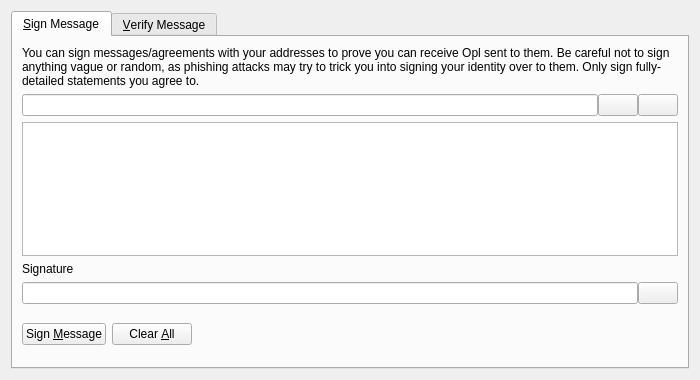
<?xml version="1.0" encoding="UTF-8"?>
<ui version="4.0">
 <class>SignVerifyMessageDialog</class>
 <widget class="QDialog" name="SignVerifyMessageDialog">
  <property name="geometry">
   <rect>
    <x>0</x>
    <y>0</y>
    <width>700</width>
    <height>380</height>
   </rect>
  </property>
  <property name="windowTitle">
   <string>Signatures - Sign / Verify a Message</string>
  </property>
  <property name="modal">
   <bool>true</bool>
  </property>
  <layout class="QVBoxLayout" name="verticalLayout">
   <item>
    <widget class="QTabWidget" name="tabWidget">
     <property name="currentIndex">
      <number>0</number>
     </property>
     <widget class="QWidget" name="tabSignMessage">
      <attribute name="title">
       <string>&amp;Sign Message</string>
      </attribute>
      <layout class="QVBoxLayout" name="verticalLayout_SM">
       <item>
        <widget class="QLabel" name="infoLabel_SM">
         <property name="text">
          <string>You can sign messages/agreements with your addresses to prove you can receive Opl sent to them. Be careful not to sign anything vague or random, as phishing attacks may try to trick you into signing your identity over to them. Only sign fully-detailed statements you agree to.</string>
         </property>
         <property name="textFormat">
          <enum>Qt::PlainText</enum>
         </property>
         <property name="wordWrap">
          <bool>true</bool>
         </property>
        </widget>
       </item>
       <item>
        <layout class="QHBoxLayout" name="horizontalLayout_1_SM">
         <property name="spacing">
          <number>0</number>
         </property>
         <item>
          <widget class="QValidatedLineEdit" name="addressIn_SM">
           <property name="toolTip">
            <string>The Opl address to sign the message with</string>
           </property>
          </widget>
         </item>
         <item>
          <widget class="QPushButton" name="addressBookButton_SM">
           <property name="toolTip">
            <string>Choose previously used address</string>
           </property>
           <property name="text">
            <string/>
           </property>
           <property name="shortcut">
            <string>Alt+A</string>
           </property>
           <property name="autoDefault">
            <bool>false</bool>
           </property>
          </widget>
         </item>
         <item>
          <widget class="QPushButton" name="pasteButton_SM">
           <property name="toolTip">
            <string>Paste address from clipboard</string>
           </property>
           <property name="text">
            <string/>
           </property>
           <property name="shortcut">
            <string>Alt+P</string>
           </property>
           <property name="autoDefault">
            <bool>false</bool>
           </property>
          </widget>
         </item>
        </layout>
       </item>
       <item>
        <widget class="QPlainTextEdit" name="messageIn_SM">
         <property name="toolTip">
          <string>Enter the message you want to sign here</string>
         </property>
        </widget>
       </item>
       <item>
        <widget class="QLabel" name="signatureLabel_SM">
         <property name="text">
          <string>Signature</string>
         </property>
         <property name="textFormat">
          <enum>Qt::PlainText</enum>
         </property>
        </widget>
       </item>
       <item>
        <layout class="QHBoxLayout" name="horizontalLayout_2_SM">
         <property name="spacing">
          <number>0</number>
         </property>
         <item>
          <widget class="QLineEdit" name="signatureOut_SM">
           <property name="font">
            <font>
             <italic>true</italic>
            </font>
           </property>
           <property name="readOnly">
            <bool>true</bool>
           </property>
          </widget>
         </item>
         <item>
          <widget class="QPushButton" name="copySignatureButton_SM">
           <property name="toolTip">
            <string>Copy the current signature to the system clipboard</string>
           </property>
           <property name="text">
            <string/>
           </property>
           <property name="autoDefault">
            <bool>false</bool>
           </property>
          </widget>
         </item>
        </layout>
       </item>
       <item>
        <layout class="QHBoxLayout" name="horizontalLayout_3_SM">
         <item>
          <widget class="QPushButton" name="signMessageButton_SM">
           <property name="toolTip">
            <string>Sign the message to prove you own this Opl address</string>
           </property>
           <property name="text">
            <string>Sign &amp;Message</string>
           </property>
           <property name="autoDefault">
            <bool>false</bool>
           </property>
          </widget>
         </item>
         <item>
          <widget class="QPushButton" name="clearButton_SM">
           <property name="toolTip">
            <string>Reset all sign message fields</string>
           </property>
           <property name="text">
            <string>Clear &amp;All</string>
           </property>
           <property name="autoDefault">
            <bool>false</bool>
           </property>
          </widget>
         </item>
         <item>
          <spacer name="horizontalSpacer_1_SM">
           <property name="orientation">
            <enum>Qt::Horizontal</enum>
           </property>
           <property name="sizeHint" stdset="0">
            <size>
             <width>40</width>
             <height>48</height>
            </size>
           </property>
          </spacer>
         </item>
         <item>
          <widget class="QLabel" name="statusLabel_SM">
           <property name="font">
            <font>
             <weight>75</weight>
             <bold>true</bold>
            </font>
           </property>
           <property name="text">
            <string/>
           </property>
           <property name="wordWrap">
            <bool>true</bool>
           </property>
          </widget>
         </item>
         <item>
          <spacer name="horizontalSpacer_2_SM">
           <property name="orientation">
            <enum>Qt::Horizontal</enum>
           </property>
           <property name="sizeHint" stdset="0">
            <size>
             <width>40</width>
             <height>48</height>
            </size>
           </property>
          </spacer>
         </item>
        </layout>
       </item>
      </layout>
     </widget>
     <widget class="QWidget" name="tabVerifyMessage">
      <attribute name="title">
       <string>&amp;Verify Message</string>
      </attribute>
      <layout class="QVBoxLayout" name="verticalLayout_VM">
       <item>
        <widget class="QLabel" name="infoLabel_VM">
         <property name="text">
          <string>Enter the receiver's address, message (ensure you copy line breaks, spaces, tabs, etc. exactly) and signature below to verify the message. Be careful not to read more into the signature than what is in the signed message itself, to avoid being tricked by a man-in-the-middle attack. Note that this only proves the signing party receives with the address, it cannot prove sendership of any transaction!</string>
         </property>
         <property name="textFormat">
          <enum>Qt::PlainText</enum>
         </property>
         <property name="alignment">
          <set>Qt::AlignLeading|Qt::AlignLeft|Qt::AlignTop</set>
         </property>
         <property name="wordWrap">
          <bool>true</bool>
         </property>
        </widget>
       </item>
       <item>
        <layout class="QHBoxLayout" name="horizontalLayout_1_VM">
         <property name="spacing">
          <number>0</number>
         </property>
         <item>
          <widget class="QValidatedLineEdit" name="addressIn_VM">
           <property name="toolTip">
            <string>The Opl address the message was signed with</string>
           </property>
          </widget>
         </item>
         <item>
          <widget class="QPushButton" name="addressBookButton_VM">
           <property name="toolTip">
            <string>Choose previously used address</string>
           </property>
           <property name="text">
            <string/>
           </property>
           <property name="shortcut">
            <string>Alt+A</string>
           </property>
           <property name="autoDefault">
            <bool>false</bool>
           </property>
          </widget>
         </item>
        </layout>
       </item>
       <item>
        <widget class="QPlainTextEdit" name="messageIn_VM"/>
       </item>
       <item>
        <widget class="QValidatedLineEdit" name="signatureIn_VM"/>
       </item>
       <item>
        <layout class="QHBoxLayout" name="horizontalLayout_2_VM">
         <item>
          <widget class="QPushButton" name="verifyMessageButton_VM">
           <property name="toolTip">
            <string>Verify the message to ensure it was signed with the specified Opl address</string>
           </property>
           <property name="text">
            <string>Verify &amp;Message</string>
           </property>
           <property name="autoDefault">
            <bool>false</bool>
           </property>
          </widget>
         </item>
         <item>
          <widget class="QPushButton" name="clearButton_VM">
           <property name="toolTip">
            <string>Reset all verify message fields</string>
           </property>
           <property name="text">
            <string>Clear &amp;All</string>
           </property>
           <property name="autoDefault">
            <bool>false</bool>
           </property>
          </widget>
         </item>
         <item>
          <spacer name="horizontalSpacer_1_VM">
           <property name="orientation">
            <enum>Qt::Horizontal</enum>
           </property>
           <property name="sizeHint" stdset="0">
            <size>
             <width>40</width>
             <height>48</height>
            </size>
           </property>
          </spacer>
         </item>
         <item>
          <widget class="QLabel" name="statusLabel_VM">
           <property name="font">
            <font>
             <weight>75</weight>
             <bold>true</bold>
            </font>
           </property>
           <property name="text">
            <string/>
           </property>
           <property name="wordWrap">
            <bool>true</bool>
           </property>
          </widget>
         </item>
         <item>
          <spacer name="horizontalSpacer_2_VM">
           <property name="orientation">
            <enum>Qt::Horizontal</enum>
           </property>
           <property name="sizeHint" stdset="0">
            <size>
             <width>40</width>
             <height>48</height>
            </size>
           </property>
          </spacer>
         </item>
        </layout>
       </item>
      </layout>
     </widget>
    </widget>
   </item>
  </layout>
 </widget>
 <customwidgets>
  <customwidget>
   <class>QValidatedLineEdit</class>
   <extends>QLineEdit</extends>
   <header>qvalidatedlineedit.h</header>
  </customwidget>
 </customwidgets>
 <resources>
  <include location="../opl.qrc"/>
 </resources>
 <connections/>
</ui>
